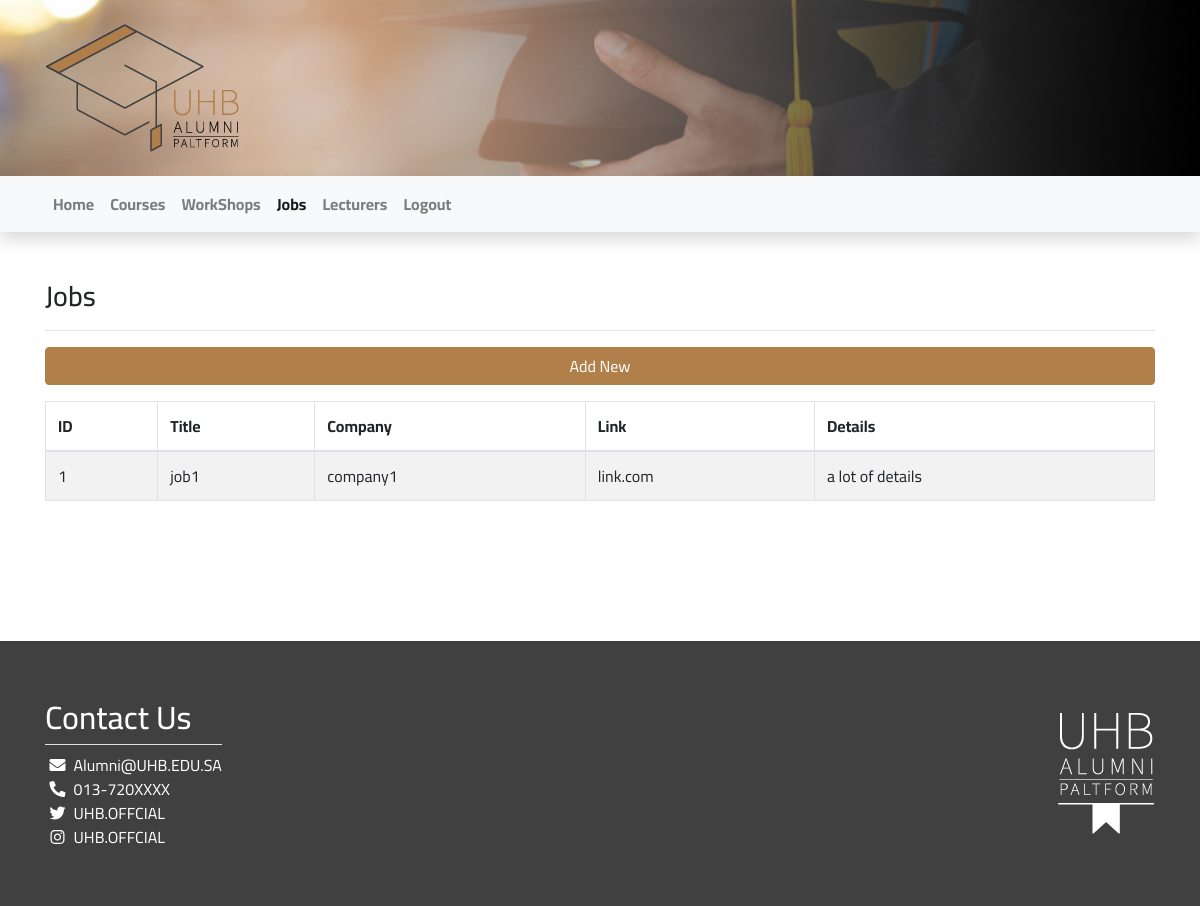
Page /Code/views/jobs (signed in) on the committed database.
### tables this page shows
CREATE TABLE `jobs` (
  `id` int(11) NOT NULL,
  `job_name` varchar(255) NOT NULL,
  `company` varchar(255) NOT NULL,
  `details` text NOT NULL,
  `link` varchar(255) NOT NULL
);

### Code/views/jobs/index.php (the view, shortened to what this page needs)
<?php
require_once"../../init/init.php";
$stmt = $con->prepare("SELECT * FROM jobs");
$stmt->execute();
$jobs = $stmt->fetchAll();
?>
<div class="container py-5">
    <h3>Jobs</h3>
    <hr />
    <a class="btn btn-block mb-3 btn-primary" href="add.php">Add New</a>
    <div class="table-responsive">
        <table class="table table-striped table-hover table-bordered w-100">
            <thead>
                <tr>
                    <th>ID</th>
                    <th>Title</th>
                    <th>Company</th>
                    <th>Link</th>
                    <th>Details</th>
                </tr>
            </thead>
            <tbody>
				<?php foreach ($jobs as $job): ?>
					<tr>
						<td><?= $job['id'] ?></td>
						<td><?= $job['job_name'] ?></td>
						<td><?= $job['company'] ?></td>
						<td><?= $job['link'] ?></td>
						<td><?= $job['details'] ?></td>
					</tr>
				<?php endforeach; ?>
        </table>
    </div>
</div>
<?php require_once"../includes/footer.php"; ?>

### Code/assets/css/style.css (style rules this page uses)
body { background-repeat: no-repeat; background-size: cover; font-family: 'Cairo'; background-attachment: fixed; background-position: center; }

### rows in the picture
jobs: id "1", job_name "job1", company "company1", link "link.com", details "a lot of details"
